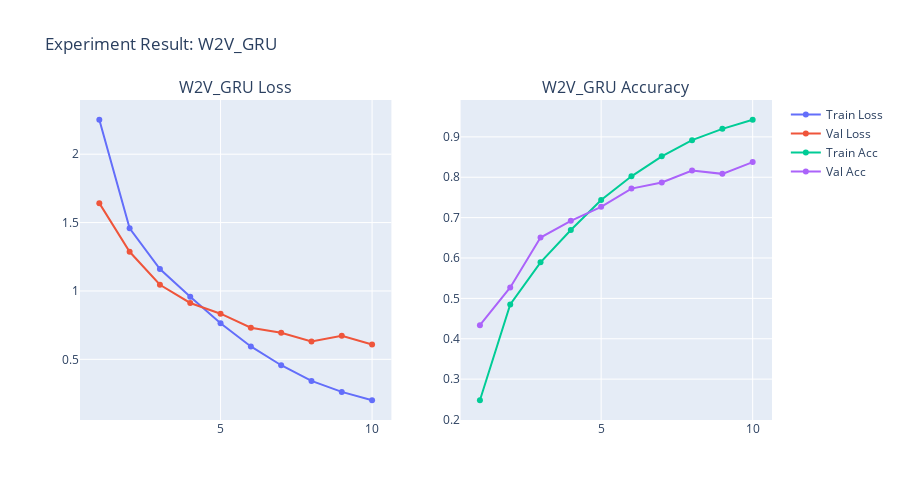

Write notebook code for a chart like this one.
### Markdown cell above
### 학습 1. Word2Vec x GRU

### Code cell
# 1. Word2Vec
history_w2v = run_experiment(embedding_matrix, "W2V_GRU", epochs=10)

### Figure 1 — Plotly figure (JSON) as saved in the notebook; plotly's stock layout.template omitted (floating-point values rounded to 4 significant figures)
{"data": [{"mode": "lines+markers", "name": "Train Loss", "type": "scatter", "x": [1, 2, 3, 4, 5, 6, 7, 8, 9, 10], "xaxis": "x", "y": [2.252, 1.458, 1.16, 0.9573, 0.7638, 0.5943, 0.4568, 0.3423, 0.262, 0.2009], "yaxis": "y"}, {"mode": "lines+markers", "name": "Val Loss", "type": "scatter", "x": [1, 2, 3, 4, 5, 6, 7, 8, 9, 10], "xaxis": "x", "y": [1.642, 1.286, 1.045, 0.9121, 0.8337, 0.7309, 0.6948, 0.63, 0.6726, 0.6088], "yaxis": "y"}, {"mode": "lines+markers", "name": "Train Acc", "type": "scatter", "x": [1, 2, 3, 4, 5, 6, 7, 8, 9, 10], "xaxis": "x2", "y": [0.2477, 0.4851, 0.5892, 0.6692, 0.7436, 0.8023, 0.8519, 0.8918, 0.9198, 0.9424], "yaxis": "y2"}, {"mode": "lines+markers", "name": "Val Acc", "type": "scatter", "x": [1, 2, 3, 4, 5, 6, 7, 8, 9, 10], "xaxis": "x2", "y": [0.4337, 0.5271, 0.6506, 0.6921, 0.7267, 0.7718, 0.7871, 0.8167, 0.8084, 0.8376], "yaxis": "y2"}], "layout": {"annotations": [{"font": {"size": 16}, "showarrow": false, "text": "W2V_GRU Loss", "x": 0.225, "xanchor": "center", "xref": "paper", "y": 1, "yanchor": "bottom", "yref": "paper"}, {"font": {"size": 16}, "showarrow": false, "text": "W2V_GRU Accuracy", "x": 0.775, "xanchor": "center", "xref": "paper", "y": 1, "yanchor": "bottom", "yref": "paper"}], "height": 500, "showlegend": true, "title": {"text": "Experiment Result: W2V_GRU"}, "xaxis": {"anchor": "y", "domain": [0, 0.45]}, "xaxis2": {"anchor": "y2", "domain": [0.55, 1]}, "yaxis": {"anchor": "x", "domain": [0, 1]}, "yaxis2": {"anchor": "x2", "domain": [0, 1]}}}
